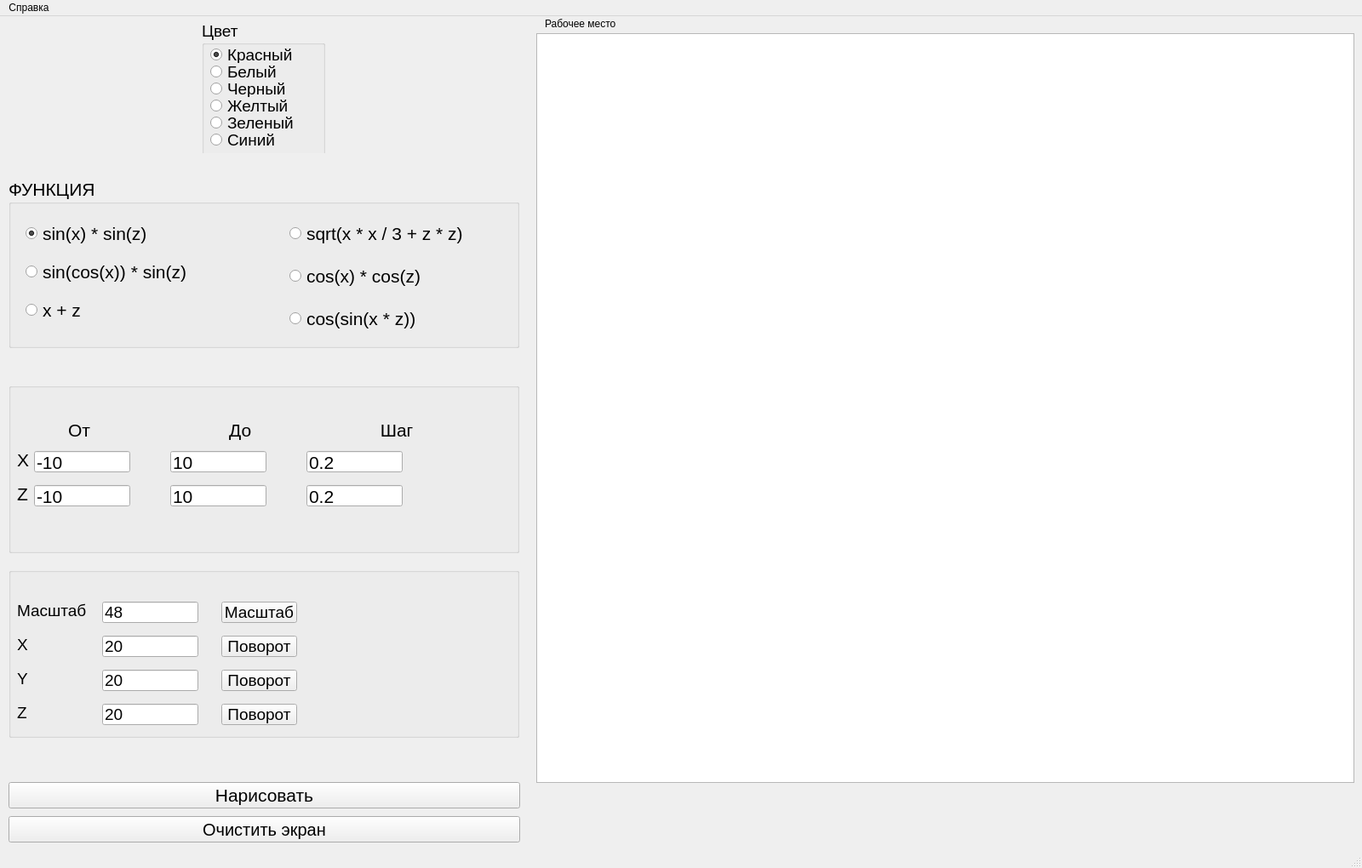
<?xml version="1.0" encoding="UTF-8"?>
<ui version="4.0">
 <class>MainWindow</class>
 <widget class="QMainWindow" name="MainWindow">
  <property name="geometry">
   <rect>
    <x>0</x>
    <y>0</y>
    <width>1600</width>
    <height>1020</height>
   </rect>
  </property>
  <property name="minimumSize">
   <size>
    <width>1600</width>
    <height>1020</height>
   </size>
  </property>
  <property name="maximumSize">
   <size>
    <width>1600</width>
    <height>1020</height>
   </size>
  </property>
  <property name="windowTitle">
   <string>Козлова Ирина, ИУ7-42Б, Лабораторная работа №10</string>
  </property>
  <widget class="QWidget" name="centralwidget">
   <widget class="QWidget" name="verticalLayoutWidget">
    <property name="geometry">
     <rect>
      <x>0</x>
      <y>420</y>
      <width>621</width>
      <height>441</height>
     </rect>
    </property>
    <layout class="QVBoxLayout" name="verticalLayout">
     <item>
      <layout class="QHBoxLayout" name="horizontalLayout_11">
       <item>
        <widget class="QGroupBox" name="groupBoxChooseDRAW_3">
         <property name="minimumSize">
          <size>
           <width>600</width>
           <height>200</height>
          </size>
         </property>
         <property name="maximumSize">
          <size>
           <width>600</width>
           <height>200</height>
          </size>
         </property>
         <property name="font">
          <font>
           <pointsize>16</pointsize>
          </font>
         </property>
         <property name="title">
          <string/>
         </property>
         <widget class="QLabel" name="label_3">
          <property name="geometry">
           <rect>
            <x>10</x>
            <y>80</y>
            <width>16</width>
            <height>20</height>
           </rect>
          </property>
          <property name="text">
           <string>X</string>
          </property>
         </widget>
         <widget class="QLineEdit" name="lineEdit_x_begin">
          <property name="geometry">
           <rect>
            <x>30</x>
            <y>80</y>
            <width>113</width>
            <height>25</height>
           </rect>
          </property>
          <property name="text">
           <string>-10</string>
          </property>
         </widget>
         <widget class="QLineEdit" name="lineEdit_x_end">
          <property name="geometry">
           <rect>
            <x>190</x>
            <y>80</y>
            <width>113</width>
            <height>25</height>
           </rect>
          </property>
          <property name="text">
           <string>10</string>
          </property>
         </widget>
         <widget class="QLineEdit" name="lineEdit_z_begin">
          <property name="geometry">
           <rect>
            <x>30</x>
            <y>120</y>
            <width>113</width>
            <height>25</height>
           </rect>
          </property>
          <property name="text">
           <string>-10</string>
          </property>
         </widget>
         <widget class="QLabel" name="label_5">
          <property name="geometry">
           <rect>
            <x>10</x>
            <y>120</y>
            <width>16</width>
            <height>20</height>
           </rect>
          </property>
          <property name="text">
           <string>Z</string>
          </property>
         </widget>
         <widget class="QLineEdit" name="lineEdit_z_end">
          <property name="geometry">
           <rect>
            <x>190</x>
            <y>120</y>
            <width>113</width>
            <height>25</height>
           </rect>
          </property>
          <property name="text">
           <string>10</string>
          </property>
         </widget>
         <widget class="QLineEdit" name="lineEdit_x_step">
          <property name="geometry">
           <rect>
            <x>350</x>
            <y>80</y>
            <width>113</width>
            <height>25</height>
           </rect>
          </property>
          <property name="text">
           <string>0.2</string>
          </property>
         </widget>
         <widget class="QLineEdit" name="lineEdit_z_step">
          <property name="geometry">
           <rect>
            <x>350</x>
            <y>120</y>
            <width>113</width>
            <height>25</height>
           </rect>
          </property>
          <property name="text">
           <string>0.2</string>
          </property>
         </widget>
         <widget class="QLabel" name="label_2">
          <property name="geometry">
           <rect>
            <x>70</x>
            <y>40</y>
            <width>421</width>
            <height>31</height>
           </rect>
          </property>
          <property name="text">
           <string>От                            До                          Шаг</string>
          </property>
         </widget>
        </widget>
       </item>
      </layout>
     </item>
     <item>
      <layout class="QHBoxLayout" name="horizontalLayout_10">
       <item>
        <widget class="QGroupBox" name="groupBoxChooseDRAW_4">
         <property name="minimumSize">
          <size>
           <width>600</width>
           <height>200</height>
          </size>
         </property>
         <property name="maximumSize">
          <size>
           <width>600</width>
           <height>200</height>
          </size>
         </property>
         <property name="font">
          <font>
           <pointsize>14</pointsize>
          </font>
         </property>
         <property name="title">
          <string/>
         </property>
         <widget class="QLabel" name="label_4">
          <property name="geometry">
           <rect>
            <x>10</x>
            <y>40</y>
            <width>91</width>
            <height>20</height>
           </rect>
          </property>
          <property name="text">
           <string>Масштаб</string>
          </property>
         </widget>
         <widget class="QLineEdit" name="lineEdit_k">
          <property name="geometry">
           <rect>
            <x>110</x>
            <y>40</y>
            <width>113</width>
            <height>25</height>
           </rect>
          </property>
          <property name="text">
           <string>48</string>
          </property>
         </widget>
         <widget class="QLineEdit" name="lineEdit_z_turn">
          <property name="geometry">
           <rect>
            <x>110</x>
            <y>160</y>
            <width>113</width>
            <height>25</height>
           </rect>
          </property>
          <property name="text">
           <string>20</string>
          </property>
         </widget>
         <widget class="QLineEdit" name="lineEdit_x_turn">
          <property name="geometry">
           <rect>
            <x>110</x>
            <y>80</y>
            <width>113</width>
            <height>25</height>
           </rect>
          </property>
          <property name="text">
           <string>20</string>
          </property>
         </widget>
         <widget class="QLineEdit" name="lineEdit_y_turn">
          <property name="geometry">
           <rect>
            <x>110</x>
            <y>120</y>
            <width>113</width>
            <height>25</height>
           </rect>
          </property>
          <property name="text">
           <string>20</string>
          </property>
         </widget>
         <widget class="QLabel" name="label_7">
          <property name="geometry">
           <rect>
            <x>10</x>
            <y>120</y>
            <width>91</width>
            <height>20</height>
           </rect>
          </property>
          <property name="text">
           <string>Y</string>
          </property>
         </widget>
         <widget class="QLabel" name="label_8">
          <property name="geometry">
           <rect>
            <x>10</x>
            <y>80</y>
            <width>91</width>
            <height>20</height>
           </rect>
          </property>
          <property name="text">
           <string>X</string>
          </property>
         </widget>
         <widget class="QLabel" name="label_9">
          <property name="geometry">
           <rect>
            <x>10</x>
            <y>160</y>
            <width>91</width>
            <height>20</height>
           </rect>
          </property>
          <property name="text">
           <string>Z</string>
          </property>
         </widget>
         <widget class="QPushButton" name="pushButton_k">
          <property name="geometry">
           <rect>
            <x>250</x>
            <y>40</y>
            <width>89</width>
            <height>25</height>
           </rect>
          </property>
          <property name="text">
           <string>Масштаб</string>
          </property>
         </widget>
         <widget class="QPushButton" name="pushButton_x_turn">
          <property name="geometry">
           <rect>
            <x>250</x>
            <y>80</y>
            <width>89</width>
            <height>25</height>
           </rect>
          </property>
          <property name="text">
           <string>Поворот</string>
          </property>
         </widget>
         <widget class="QPushButton" name="pushButton_y_turn">
          <property name="geometry">
           <rect>
            <x>250</x>
            <y>120</y>
            <width>89</width>
            <height>25</height>
           </rect>
          </property>
          <property name="text">
           <string>Поворот</string>
          </property>
         </widget>
         <widget class="QPushButton" name="pushButton_z_turn">
          <property name="geometry">
           <rect>
            <x>250</x>
            <y>160</y>
            <width>89</width>
            <height>25</height>
           </rect>
          </property>
          <property name="text">
           <string>Поворот</string>
          </property>
         </widget>
        </widget>
       </item>
      </layout>
     </item>
    </layout>
   </widget>
   <widget class="QGraphicsView" name="graphicsView">
    <property name="geometry">
     <rect>
      <x>630</x>
      <y>20</y>
      <width>961</width>
      <height>881</height>
     </rect>
    </property>
   </widget>
   <widget class="QPushButton" name="pushButton_clean">
    <property name="geometry">
     <rect>
      <x>10</x>
      <y>940</y>
      <width>601</width>
      <height>31</height>
     </rect>
    </property>
    <property name="minimumSize">
     <size>
      <width>0</width>
      <height>30</height>
     </size>
    </property>
    <property name="font">
     <font>
      <pointsize>15</pointsize>
     </font>
    </property>
    <property name="text">
     <string>Очистить экран</string>
    </property>
   </widget>
   <widget class="QLabel" name="label">
    <property name="geometry">
     <rect>
      <x>640</x>
      <y>0</y>
      <width>131</width>
      <height>17</height>
     </rect>
    </property>
    <property name="text">
     <string>Рабочее место</string>
    </property>
   </widget>
   <widget class="QWidget" name="horizontalLayoutWidget">
    <property name="geometry">
     <rect>
      <x>-1</x>
      <y>-1</y>
      <width>621</width>
      <height>162</height>
     </rect>
    </property>
    <layout class="QHBoxLayout" name="horizontalLayout">
     <item>
      <widget class="QGroupBox" name="groupBoxChooserwRESULT">
       <property name="minimumSize">
        <size>
         <width>145</width>
         <height>160</height>
        </size>
       </property>
       <property name="maximumSize">
        <size>
         <width>145</width>
         <height>150</height>
        </size>
       </property>
       <property name="font">
        <font>
         <pointsize>14</pointsize>
        </font>
       </property>
       <property name="title">
        <string>Цвет</string>
       </property>
       <widget class="QRadioButton" name="radioButtonWhite_res">
        <property name="geometry">
         <rect>
          <x>10</x>
          <y>50</y>
          <width>166</width>
          <height>20</height>
         </rect>
        </property>
        <property name="text">
         <string>Белый</string>
        </property>
        <property name="checked">
         <bool>false</bool>
        </property>
       </widget>
       <widget class="QRadioButton" name="radioButtonBlack_res">
        <property name="geometry">
         <rect>
          <x>10</x>
          <y>70</y>
          <width>166</width>
          <height>20</height>
         </rect>
        </property>
        <property name="text">
         <string>Черный</string>
        </property>
       </widget>
       <widget class="QRadioButton" name="radioButtonRed_res">
        <property name="geometry">
         <rect>
          <x>10</x>
          <y>30</y>
          <width>166</width>
          <height>20</height>
         </rect>
        </property>
        <property name="text">
         <string>Красный</string>
        </property>
        <property name="checked">
         <bool>true</bool>
        </property>
       </widget>
       <widget class="QRadioButton" name="radioButtonYellow_res">
        <property name="geometry">
         <rect>
          <x>10</x>
          <y>90</y>
          <width>166</width>
          <height>20</height>
         </rect>
        </property>
        <property name="text">
         <string>Желтый</string>
        </property>
       </widget>
       <widget class="QRadioButton" name="radioButtonGreen_res">
        <property name="geometry">
         <rect>
          <x>10</x>
          <y>110</y>
          <width>181</width>
          <height>20</height>
         </rect>
        </property>
        <property name="text">
         <string>Зеленый</string>
        </property>
       </widget>
       <widget class="QRadioButton" name="radioButtonBlue_res">
        <property name="geometry">
         <rect>
          <x>10</x>
          <y>130</y>
          <width>176</width>
          <height>20</height>
         </rect>
        </property>
        <property name="text">
         <string>Синий</string>
        </property>
       </widget>
      </widget>
     </item>
    </layout>
   </widget>
   <widget class="QWidget" name="horizontalLayoutWidget_2">
    <property name="geometry">
     <rect>
      <x>0</x>
      <y>170</y>
      <width>621</width>
      <height>241</height>
     </rect>
    </property>
    <layout class="QHBoxLayout" name="horizontalLayout_8">
     <item>
      <widget class="QGroupBox" name="groupBoxChooseDRAW">
       <property name="minimumSize">
        <size>
         <width>600</width>
         <height>200</height>
        </size>
       </property>
       <property name="maximumSize">
        <size>
         <width>500</width>
         <height>200</height>
        </size>
       </property>
       <property name="font">
        <font>
         <pointsize>16</pointsize>
        </font>
       </property>
       <property name="title">
        <string>ФУНКЦИЯ</string>
       </property>
       <widget class="QRadioButton" name="radioButton_func_1">
        <property name="geometry">
         <rect>
          <x>20</x>
          <y>40</y>
          <width>331</width>
          <height>51</height>
         </rect>
        </property>
        <property name="font">
         <font>
          <pointsize>16</pointsize>
         </font>
        </property>
        <property name="text">
         <string>sin(x) * sin(z)</string>
        </property>
        <property name="checked">
         <bool>true</bool>
        </property>
       </widget>
       <widget class="QRadioButton" name="radioButton_func_4">
        <property name="geometry">
         <rect>
          <x>330</x>
          <y>40</y>
          <width>261</width>
          <height>51</height>
         </rect>
        </property>
        <property name="font">
         <font>
          <pointsize>16</pointsize>
         </font>
        </property>
        <property name="text">
         <string>sqrt(x * x / 3 + z * z)</string>
        </property>
        <property name="checked">
         <bool>false</bool>
        </property>
       </widget>
       <widget class="QRadioButton" name="radioButton_func_2">
        <property name="geometry">
         <rect>
          <x>20</x>
          <y>80</y>
          <width>351</width>
          <height>61</height>
         </rect>
        </property>
        <property name="font">
         <font>
          <pointsize>16</pointsize>
         </font>
        </property>
        <property name="text">
         <string>sin(cos(x)) * sin(z)</string>
        </property>
        <property name="checked">
         <bool>false</bool>
        </property>
       </widget>
       <widget class="QRadioButton" name="radioButton_func_5">
        <property name="geometry">
         <rect>
          <x>330</x>
          <y>90</y>
          <width>251</width>
          <height>51</height>
         </rect>
        </property>
        <property name="font">
         <font>
          <pointsize>16</pointsize>
         </font>
        </property>
        <property name="text">
         <string>cos(x) * cos(z)</string>
        </property>
       </widget>
       <widget class="QRadioButton" name="radioButton_func_3">
        <property name="geometry">
         <rect>
          <x>20</x>
          <y>130</y>
          <width>331</width>
          <height>51</height>
         </rect>
        </property>
        <property name="font">
         <font>
          <pointsize>16</pointsize>
         </font>
        </property>
        <property name="text">
         <string>x + z</string>
        </property>
        <property name="checked">
         <bool>false</bool>
        </property>
       </widget>
       <widget class="QRadioButton" name="radioButton_func_6">
        <property name="geometry">
         <rect>
          <x>330</x>
          <y>140</y>
          <width>166</width>
          <height>51</height>
         </rect>
        </property>
        <property name="font">
         <font>
          <pointsize>16</pointsize>
         </font>
        </property>
        <property name="text">
         <string>cos(sin(x * z))</string>
        </property>
       </widget>
      </widget>
     </item>
    </layout>
   </widget>
   <widget class="QPushButton" name="pushButton_RES">
    <property name="geometry">
     <rect>
      <x>10</x>
      <y>900</y>
      <width>601</width>
      <height>31</height>
     </rect>
    </property>
    <property name="font">
     <font>
      <pointsize>16</pointsize>
     </font>
    </property>
    <property name="text">
     <string>Нарисовать</string>
    </property>
   </widget>
  </widget>
  <widget class="QMenuBar" name="menubar">
   <property name="geometry">
    <rect>
     <x>0</x>
     <y>0</y>
     <width>1600</width>
     <height>22</height>
    </rect>
   </property>
   <widget class="QMenu" name="menu">
    <property name="title">
     <string>Справка</string>
    </property>
    <addaction name="action"/>
   </widget>
   <addaction name="menu"/>
  </widget>
  <widget class="QStatusBar" name="statusbar"/>
  <action name="action">
   <property name="text">
    <string>О программе</string>
   </property>
  </action>
 </widget>
 <resources/>
 <connections/>
</ui>
